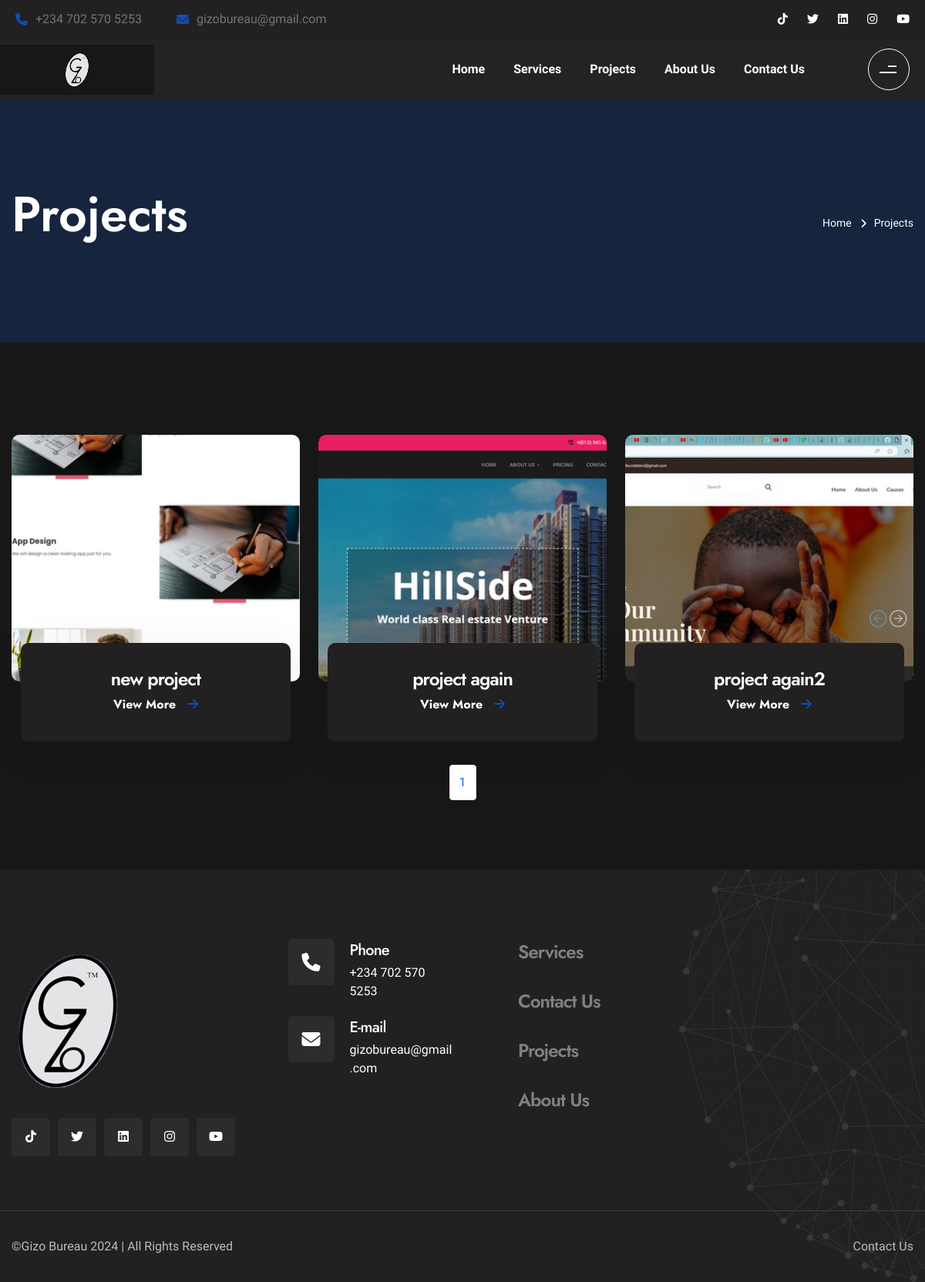
/projects/, run on the app's committed database.
### foli/models.py (models this page shows, shortened)
class Project(models.Model):
    name = models.CharField(max_length=100)
    date = models.DateField()
    client = models.CharField(max_length=150)
    description = models.TextField()
    image = ResizedImageField(scale=1.0, size=[2000, 1600],quality=100, upload_to='project')
    image2 = ResizedImageField(scale=1.0,size=[2000, 1600],quality=100, upload_to='project')
    image3 = ResizedImageField(scale=1.0,size=[2000, 1600],quality=100, upload_to='project')
    image4 = ResizedImageField(scale=1.0,size=[2000, 1600],quality=100, upload_to='project', blank = True, null = True, default='media/c.jpg')
    image5 = ResizedImageField(scale=1.0,size=[2000, 1600],quality=100, upload_to='project', blank = True, null = True, default='media/c.jpg')
    image6 = ResizedImageField(scale=1.0,size=[2000, 1600],quality=100, upload_to='project', blank = True, null = True, default='media/c.jpg')
    slug = models.SlugField(null=True, blank=True)
    class Meta:
        ordering = ['-date']

### foli/views.py (the view)
# urls.py: path('projects/', views.allprojects, name="projects"),
def allprojects(request):
    p = Paginator(Project.objects.all(), 5)
    page = request.GET.get('page')
    projects = p.get_page(page)
    context = {"projects":projects}
    return render(request, "projects.html", context)

### foli/templates/projects.html (shortened to what this page needs)
{% extends 'navbar.html' %}
{% load static %}
{% block content %}
	<div class="page-wrapper">
		<section class="page-title">
			<div class="auto-container">
				<div class="title-outer d-sm-flex align-items-center justify-content-sm-between">
					<h1 class="title">Projects</h1>
					<ul class="page-breadcrumb">
						<li><a href="{% url 'home' %}">Home</a></li>
						<li>Projects</li>
					</ul>
				</div>
			</div>
		</section>
		<section class="projects-section-five">
			<div class="auto-container">
				<div class="row">
					{% for project in projects  %}
					<div class="project-block-five col-lg-4 col-md-6 wow fadeInUp">
						<div class="inner-box">
							<div class="image-box">
								<figure class="image"><a href="{% url 'project' project.slug %}"><img src={{project.image.url}} alt=""></a></figure>
							</div>
							<div class="caption-box">
								<h4 class="title"><a href="{% url 'project' project.slug %}">{{project.name}}</a></h4>
								<a href="{% url 'project' project.slug %}" class="read-more">View More <i class="fa fa-arrow-right"></i></a>
							</div>
						</div>
					</div>
					{% endfor %}
				</div>
				<nav aria-label="Page navigation example">
                    <ul class="pagination justify-content-center">
                      {% for page in projects.paginator.page_range %}
                      <li class="page-item"><a class="page-link" href="?page={{ page }}">{{ page }}</a></li>
                      {% endfor %}
                    </ul>
                </nav>
			</div>
		</section>
	</div>
	{% endblock content %}

### data on the page
Project: image (picture), name "new project"
Project: image (picture), name "project again"
Project: image (picture), name "project again2"

### other printed values
{{ page }} "1"
